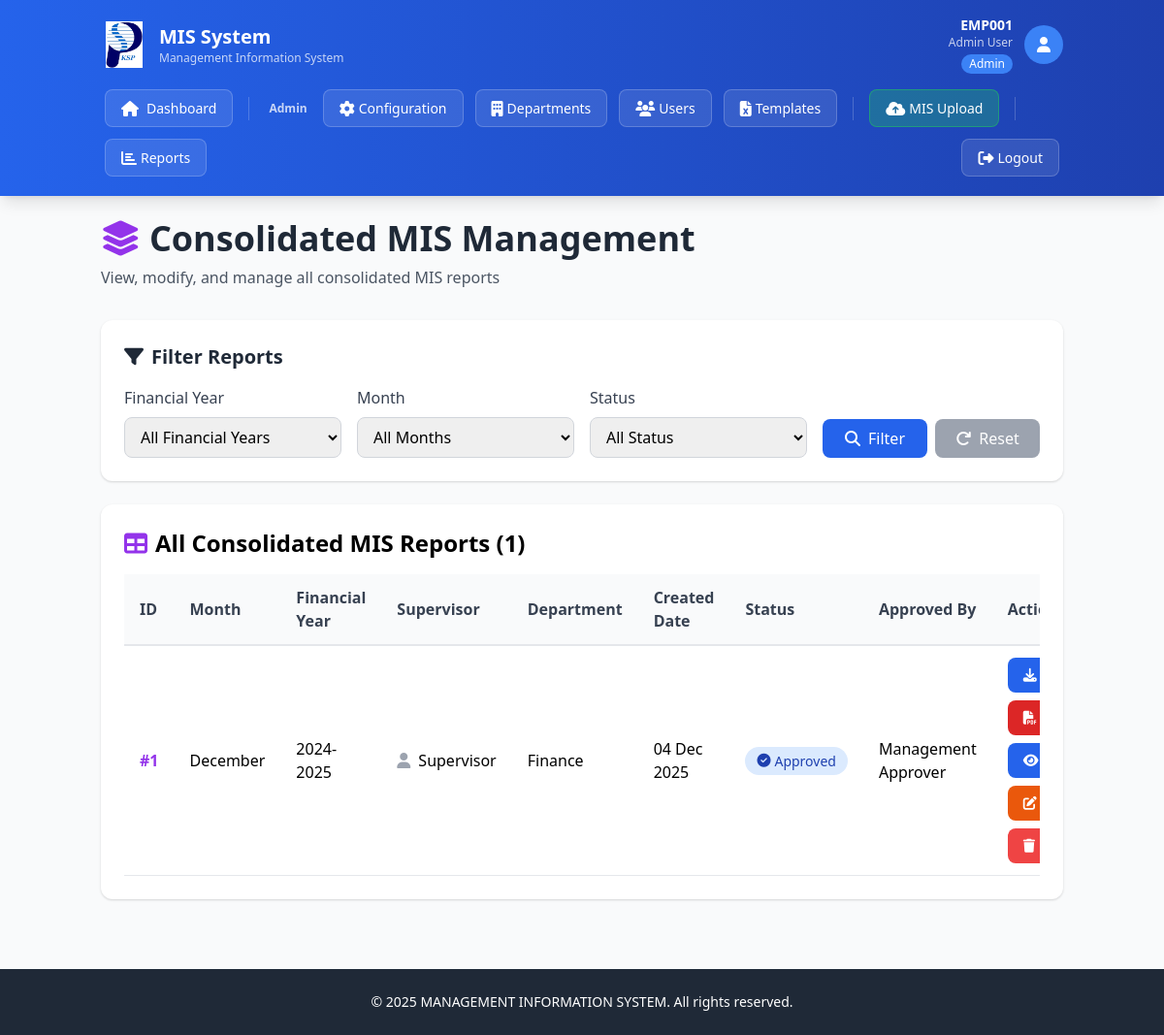
Page /admin-consolidated-management (signed in) on the committed database.
### app.py (models this page shows)
class User(db.Model):
    __tablename__ = 'users'
    UserID = db.Column(db.Integer, primary_key=True)
    EmpID = db.Column(db.String(20), unique=True, nullable=False, index=True)
    Username = db.Column(db.String(50), nullable=True)
    PasswordHash = db.Column(db.String(255), nullable=False)
    Email = db.Column(db.String(100), unique=True, nullable=False)
    DepartmentID = db.Column(db.Integer, db.ForeignKey('departments.DeptID'), nullable=False)
    RoleID = db.Column(db.Integer, db.ForeignKey('roles.RoleID'), nullable=False)
    IsActive = db.Column(db.Boolean, default=True)
    FailedLoginAttempts = db.Column(db.Integer, default=0)
    LastFailedLogin = db.Column(db.DateTime, nullable=True)
    AccountLockedUntil = db.Column(db.DateTime, nullable=True)
    PasswordLastChanged = db.Column(db.DateTime, default=lambda: datetime.now(IST))
    PasswordExpiryDate = db.Column(db.DateTime, default=lambda: datetime.now(IST) + timedelta(days=90))
    CreatedAt = db.Column(db.DateTime, default=lambda: datetime.now(IST))
    UpdatedAt = db.Column(db.DateTime, default=lambda: datetime.now(IST), onupdate=lambda: datetime.now(IST))
    uploads = db.relationship('MISUpload', foreign_keys='MISUpload.UploadedBy', backref='uploader', lazy=True)

class Role(db.Model):
    __tablename__ = 'roles'
    RoleID = db.Column(db.Integer, primary_key=True)
    RoleName = db.Column(db.String(50), unique=True, nullable=False)
    users = db.relationship('User', backref='role', lazy=True)

class ConsolidatedMIS(db.Model):
    __tablename__ = 'consolidated_mis'
    ConsolidatedMISID = db.Column(db.Integer, primary_key=True)
    SupervisorID = db.Column(db.Integer, db.ForeignKey('users.UserID'), nullable=False)
    FYID = db.Column(db.Integer, db.ForeignKey('financial_years.FYID'), nullable=False)
    MonthID = db.Column(db.Integer, nullable=False)
    UploadedHODMISIDs = db.Column(db.String(500), nullable=True)
    ConsolidatedFilePath = db.Column(db.String(255), nullable=False)
    Status = db.Column(db.String(50), default='Pending Review')
    CreatedDate = db.Column(db.DateTime, default=lambda: datetime.now(IST))
    ApprovedDate = db.Column(db.DateTime, nullable=True)
    ApprovedBy = db.Column(db.Integer, db.ForeignKey('users.UserID'), nullable=True)
    supervisor = db.relationship('User', foreign_keys=[SupervisorID], backref='consolidated_uploads')
    financial_year = db.relationship('FinancialYear', backref='consolidated_mis')

class FinancialYear(db.Model):
    __tablename__ = 'financial_years'
    FYID = db.Column(db.Integer, primary_key=True)
    FYName = db.Column(db.String(50), unique=True, nullable=False)
    StartDate = db.Column(db.Date, nullable=False)
    EndDate = db.Column(db.Date, nullable=False)
    ActiveFlag = db.Column(db.Boolean, default=False)
    uploads = db.relationship('MISUpload', backref='financial_year', lazy=True)

class Department(db.Model):
    __tablename__ = 'departments'
    DeptID = db.Column(db.Integer, primary_key=True)
    DeptName = db.Column(db.String(100), unique=True, nullable=False)
    ActiveFlag = db.Column(db.Boolean, default=True)
    users = db.relationship('User', backref='department', lazy=True)
    uploads = db.relationship('MISUpload', backref='department', lazy=True)
    templates = db.relationship('Template', backref='department', lazy=True)

### app.py (the view)
@app.route('/admin-consolidated-management')
@admin_required
def admin_consolidated_management():
    user = User.query.get(session['user_id'])
    fy_id = request.args.get('fy_id', '')
    month_id = request.args.get('month_id', '')
    status = request.args.get('status', '')
    query = ConsolidatedMIS.query
    if fy_id:
        query = query.filter_by(FYID=int(fy_id))
    if month_id:
        query = query.filter_by(MonthID=int(month_id))
    if status:
        query = query.filter_by(Status=status)
    consolidated_reports = query.order_by(ConsolidatedMIS.CreatedDate.desc()).all()
    financial_years = FinancialYear.query.all()
    return render_template('admin_consolidated_management.html',
                         current_user=user,
                         consolidated_reports=consolidated_reports,
                         financial_years=financial_years,
                         selected_fy=fy_id,
                         selected_month=month_id,
                         selected_status=status)

### templates/admin_consolidated_management.html (shortened to what this page needs)
{% extends "base.html" %}
{% block content %}
<div class="max-w-7xl mx-auto">
    <div class="mb-8">
        <h2 class="text-4xl font-bold text-gray-800 mb-2">
            <i class="fas fa-layer-group text-purple-600"></i> Consolidated MIS Management
        </h2>
        <p class="text-gray-600">View, modify, and manage all consolidated MIS reports</p>
    </div>
    <div class="card p-6 mb-6">
        <h3 class="text-xl font-bold mb-4 text-gray-800">
            <i class="fas fa-filter mr-2"></i>Filter Reports
        </h3>
        <form method="GET" action="{{ url_for('admin_consolidated_management') }}" class="grid grid-cols-1 md:grid-cols-4 gap-4">
            <div>
                <label class="block text-gray-700 font-medium mb-2">Financial Year</label>
                <select name="fy_id" class="w-full px-3 py-2 border border-gray-300 rounded-lg">
                    <option value="">All Financial Years</option>
                </select>
            </div>
            <div>
                <label class="block text-gray-700 font-medium mb-2">Month</label>
                <select name="month_id" class="w-full px-3 py-2 border border-gray-300 rounded-lg">
                    <option value="">All Months</option>
                </select>
            </div>
            <div>
                <label class="block text-gray-700 font-medium mb-2">Status</label>
                <select name="status" class="w-full px-3 py-2 border border-gray-300 rounded-lg">
                    <option value="">All Status</option>
                </select>
            </div>
            <div class="flex gap-2 items-end">
                <button type="submit" class="flex-1 bg-blue-600 text-white px-4 py-2 rounded-lg hover:bg-blue-700 transition-colors font-medium">
                    <i class="fas fa-search mr-2"></i>Filter
                </button>
                <a href="{{ url_for('admin_consolidated_management') }}" class="flex-1 bg-gray-400 text-white px-4 py-2 rounded-lg hover:bg-gray-500 transition-colors font-medium text-center">
                    <i class="fas fa-redo mr-2"></i>Reset
                </a>
            </div>
        </form>
    </div>
    <div class="card p-6">
        <div class="flex justify-between items-center mb-4">
            <h3 class="text-2xl font-bold flex items-center gap-2">
                <i class="fas fa-table text-purple-600"></i> All Consolidated MIS Reports ({{ consolidated_reports|length }})
            </h3>
        </div>
        {% if consolidated_reports %}
        <div class="overflow-x-auto">
            <table class="table-modern">
                <thead>
                    <tr>
                        <th>ID</th>
                        <th>Month</th>
                        <th>Financial Year</th>
                        <th>Supervisor</th>
                        <th>Department</th>
                        <th>Created Date</th>
                        <th>Status</th>
                        <th>Approved By</th>
                        <th>Actions</th>
                    </tr>
                </thead>
                <tbody>
                    {% for report in consolidated_reports %}
                    <tr>
                        <td class="font-bold text-purple-600">#{{ report.ConsolidatedMISID }}</td>
                        <td>{{ ['', 'January', 'February', 'March', 'April', 'May', 'June', 'July', 'August', 'September', 'October', 'November', 'December'][report.MonthID] }}</td>
                        <td>{{ report.financial_year.FYName }}</td>
                        <td>
                            <div class="flex items-center gap-2">
                                <i class="fas fa-user text-gray-400"></i>
                                {{ report.supervisor.Username or report.supervisor.EmpID }}
                            </div>
                        </td>
                        <td>{{ report.supervisor.department.DeptName }}</td>
                        <td>{{ report.CreatedDate.strftime('%d %b %Y') }}</td>
                        <td>
                            {% if report.Status == 'Pending Review' %}
                            <span class="badge badge-pending">
                                <i class="fas fa-hourglass-half mr-1"></i> Pending Review
                            </span>
                            {% elif report.Status == 'Approved' %}
                            <span class="badge badge-approved">
                                <i class="fas fa-check-circle mr-1"></i> Approved
                            </span>
                            {% else %}
                            <span class="badge badge-rejected">
                                <i class="fas fa-times-circle mr-1"></i> Rejected
                            </span>
                            {% endif %}
                        </td>
                        <td>
                            {% if report.ApprovedBy %}
                                {% set approver_user = report.supervisor.__class__.query.get(report.ApprovedBy) %}
                                {{ approver_user.Username if approver_user else 'N/A' }}
                            {% else %}
                                -
                            {% endif %}
                        </td>
                        <td>
                            <div class="flex gap-2 flex-wrap">
                                <a href="{{ url_for('download_consolidated_mis', consolidated_id=report.ConsolidatedMISID) }}"
                                   class="btn btn-primary text-sm">
                                    <i class="fas fa-download mr-1"></i> Excel
                                </a>
                                <a href="{{ url_for('download_consolidated_pdf', consolidated_id=report.ConsolidatedMISID) }}"
                                   class="btn bg-red-600 text-white hover:bg-red-700 text-sm">
                                    <i class="fas fa-file-pdf mr-1"></i> PDF
                                </a>
                                <a href="{{ url_for('view_admin_consolidated_mis', consolidated_id=report.ConsolidatedMISID) }}"
                                   class="btn bg-blue-600 text-white hover:bg-blue-700 text-sm">
                                    <i class="fas fa-eye mr-1"></i> View
                                </a>
                                <a href="{{ url_for('edit_consolidated_mis', consolidated_id=report.ConsolidatedMISID) }}"
                                   class="btn bg-orange-600 text-white hover:bg-orange-700 text-sm">
                                    <i class="fas fa-edit mr-1"></i> Edit
                                </a>
                                <form method="POST" action="{{ url_for('delete_consolidated_mis', consolidated_id=report.ConsolidatedMISID) }}" class="inline" onsubmit="return confirm('Are you sure you want to delete this consolidated MIS? This action cannot be undone.');">
                                    <button type="submit" class="btn btn-danger text-sm">
                                        <i class="fas fa-trash mr-1"></i> Delete
                                    </button>
                                </form>
                            </div>
                        </td>
                    </tr>
                    {% endfor %}
                </tbody>
            </table>
        </div>
        {% else %}
        <div class="text-center py-12 text-gray-500">
            <i class="fas fa-layer-group text-6xl mb-4 text-gray-400"></i>
            <h3 class="text-2xl font-bold mb-2">No Consolidated MIS Found</h3>
            <p>There are no consolidated MIS reports to display at the moment.</p>
        </div>
        {% endif %}
    </div>
</div>
{% endblock %}

### templates/base.html (shortened to what this page needs)
<!DOCTYPE html>
<html lang="en">
<head>
    <script src="https://cdn.tailwindcss.com"></script>
    <link rel="stylesheet" href="{{ url_for('static', filename='css/styles.css') }}">
    <link rel="stylesheet" href="https://cdnjs.cloudflare.com/ajax/libs/font-awesome/6.4.0/css/all.min.css">
</head>
<body class="bg-gray-50 min-h-screen">
    {% if 'user_id' in session %}
    <nav class="bg-gradient-to-r from-blue-600 to-blue-800 text-white shadow-lg">
        <div class="container mx-auto px-4 py-4">
            <div class="flex justify-between items-center mb-3">
                <div class="flex items-center gap-3">
                    <img src="{{ url_for('static', filename='logo.png') }}" alt="KSPL Logo" class="w-12 h-12 object-contain">
                    <div>
                        <h1 class="text-xl font-bold">MIS System</h1>
                        <p class="text-xs opacity-75">Management Information System</p>
                    </div>
                </div>
                <div class="flex items-center gap-3">
                    <div class="text-right hidden sm:block">
                        <p class="text-sm font-semibold">{{ current_user.EmpID }}</p>
                        {% if current_user.Username %}<p class="text-xs opacity-75">{{ current_user.Username }}</p>{% endif %}
                        <span class="inline-block mt-1 px-2 py-0.5 bg-blue-500 rounded-full text-xs font-medium">
                            {{ current_user.role.RoleName }}
                        </span>
                    </div>
                    <div class="w-10 h-10 bg-blue-500 rounded-full flex items-center justify-center">
                        <i class="fas fa-user text-white"></i>
                    </div>
                </div>
            </div>
            <div class="flex flex-wrap gap-1 items-center">
                <a href="{{ url_for('dashboard') }}" class="nav-link-modern">
                    <i class="fas fa-home mr-2"></i>Dashboard
                </a>
                {% if current_user.role.RoleName == 'Admin' %}
                <div class="flex flex-wrap gap-1 items-center">
                    <span class="px-2 py-1 text-xs font-semibold opacity-75">Admin</span>
                    <a href="{{ url_for('config_master') }}" class="nav-link-modern">
                        <i class="fas fa-cog mr-1"></i>Configuration
                    </a>
                    <a href="{{ url_for('department_management') }}" class="nav-link-modern">
                        <i class="fas fa-building mr-1"></i>Departments
                    </a>
                    <a href="{{ url_for('user_management') }}" class="nav-link-modern">
                        <i class="fas fa-users mr-1"></i>Users
                    </a>
                    <a href="{{ url_for('template_management') }}" class="nav-link-modern">
                        <i class="fas fa-file-excel mr-1"></i>Templates
                    </a>
                </div>
                {% endif %}
                {% if current_user.role.RoleName in ['Admin', 'HOD'] %}
                <a href="{{ url_for('mis_upload') }}" class="nav-link-modern nav-link-highlight">
                    <i class="fas fa-cloud-upload-alt mr-1"></i>MIS Upload
                </a>
                {% endif %}
                <a href="{{ url_for('reports') }}" class="nav-link-modern">
                    <i class="fas fa-chart-bar mr-1"></i>Reports
                </a>
                <div class="ml-auto flex items-center gap-1">
                    <a href="{{ url_for('logout') }}" class="nav-link-modern hover:bg-red-500">
                        <i class="fas fa-sign-out-alt mr-1"></i>Logout
                    </a>
                </div>
            </div>
        </div>
    </nav>
    {% endif %}
    <div class="container mx-auto px-4 py-6">
        {% block content %}{% endblock %}
    </div>
    <footer class="bg-gray-800 text-white mt-12 py-6">
        <div class="container mx-auto px-4 text-center">
            <p class="text-sm">&copy; 2025 MANAGEMENT INFORMATION SYSTEM. All rights reserved.</p>
        </div>
    </footer>
</body>
</html>

### rows in the picture
User: EmpID "EMP001", Username "Admin User"
Role: role.RoleName "Admin"
ConsolidatedMIS: ConsolidatedMISID "1", MonthID "December", financial_year.FYName "2024-2025", supervisor "Supervisor", supervisor.department.DeptName "Finance", CreatedDate "04 Dec 2025", Status "Approved" (drawn)
User: Username "Management Approver"

### other values in the picture
{{ consolidated_reports|length }} "1"
